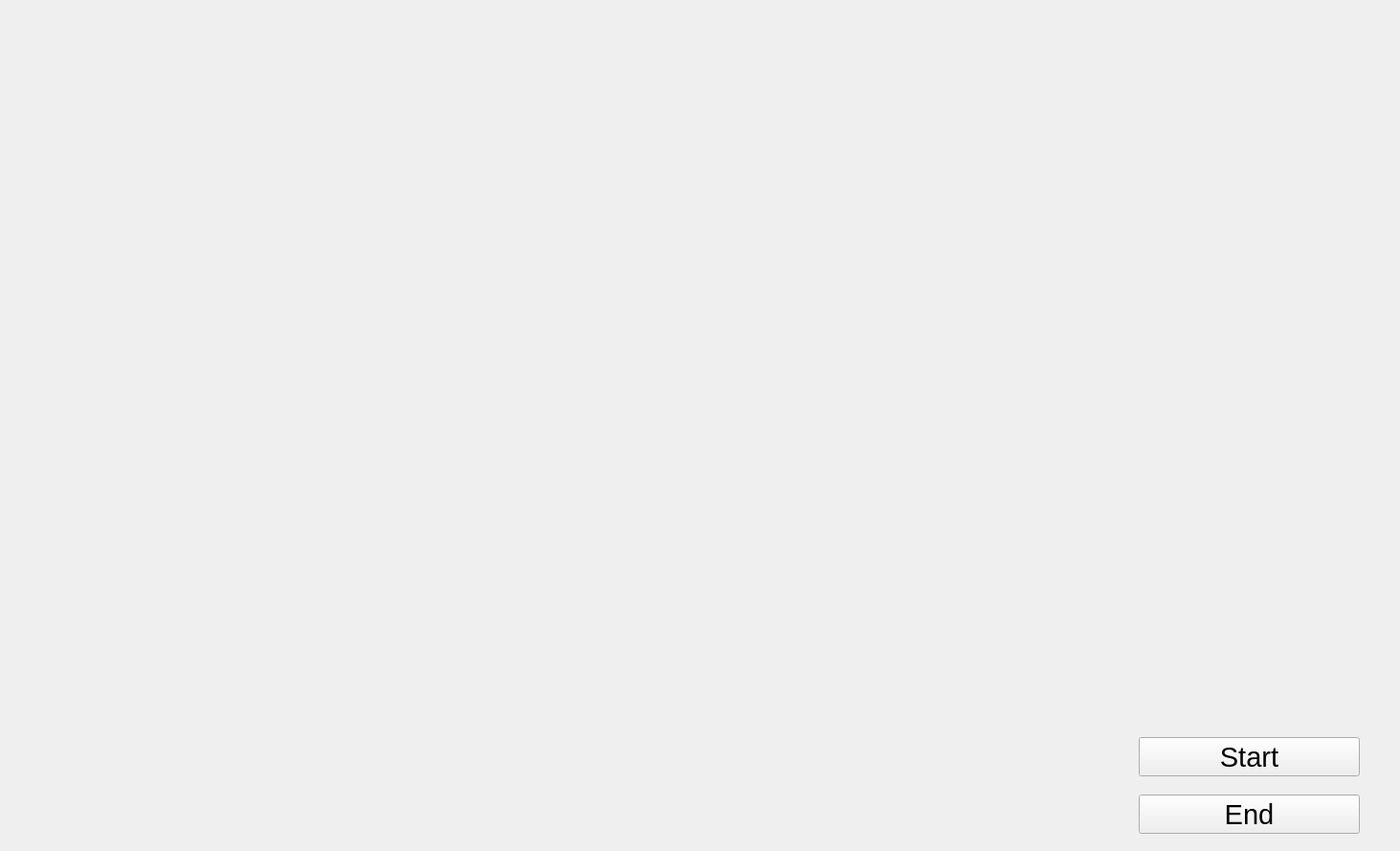
<?xml version="1.0" encoding="UTF-8"?>
<ui version="4.0">
 <class>MainWindow</class>
 <widget class="QMainWindow" name="MainWindow">
  <property name="geometry">
   <rect>
    <x>0</x>
    <y>0</y>
    <width>1463</width>
    <height>889</height>
   </rect>
  </property>
  <property name="windowTitle">
   <string>MainWindow</string>
  </property>
  <widget class="QWidget" name="centralwidget">
   <widget class="QLabel" name="label">
    <property name="geometry">
     <rect>
      <x>0</x>
      <y>0</y>
      <width>1461</width>
      <height>891</height>
     </rect>
    </property>
    <property name="font">
     <font>
      <family>Tahoma</family>
      <pointsize>22</pointsize>
      <weight>50</weight>
      <bold>false</bold>
     </font>
    </property>
    <property name="text">
     <string/>
    </property>
    <property name="pixmap">
     <pixmap>C:/Users/vivek/OneDrive/Desktop/connections.gif</pixmap>
    </property>
    <property name="scaledContents">
     <bool>true</bool>
    </property>
   </widget>
   <widget class="QPushButton" name="Start">
    <property name="geometry">
     <rect>
      <x>1190</x>
      <y>770</y>
      <width>231</width>
      <height>41</height>
     </rect>
    </property>
    <property name="font">
     <font>
      <family>Tahoma</family>
      <pointsize>22</pointsize>
     </font>
    </property>
    <property name="text">
     <string>Start</string>
    </property>
   </widget>
   <widget class="QPushButton" name="Start_2">
    <property name="geometry">
     <rect>
      <x>1190</x>
      <y>830</y>
      <width>231</width>
      <height>41</height>
     </rect>
    </property>
    <property name="font">
     <font>
      <family>Tahoma</family>
      <pointsize>22</pointsize>
     </font>
    </property>
    <property name="text">
     <string>End</string>
    </property>
   </widget>
   <widget class="QTextBrowser" name="textBrowser">
    <property name="geometry">
     <rect>
      <x>1090</x>
      <y>290</y>
      <width>281</width>
      <height>61</height>
     </rect>
    </property>
    <property name="font">
     <font>
      <family>Gloucester MT Extra Condensed</family>
      <pointsize>24</pointsize>
     </font>
    </property>
    <property name="styleSheet">
     <string notr="true">background:transparent;
border-radius:none;</string>
    </property>
   </widget>
   <widget class="QTextBrowser" name="textBrowser_2">
    <property name="geometry">
     <rect>
      <x>1090</x>
      <y>380</y>
      <width>281</width>
      <height>61</height>
     </rect>
    </property>
    <property name="font">
     <font>
      <family>Gloucester MT Extra Condensed</family>
      <pointsize>24</pointsize>
     </font>
    </property>
    <property name="styleSheet">
     <string notr="true">background:transparent;
border-radius:none;</string>
    </property>
   </widget>
  </widget>
 </widget>
 <resources/>
 <connections/>
</ui>
